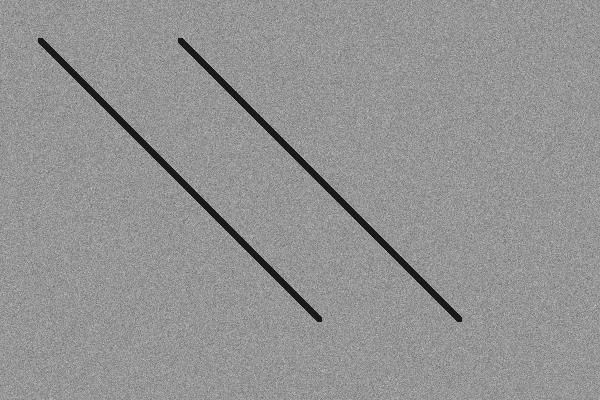
#> input picture original/apptest_jpg.tif, 600 x 400 px, given in place of 260708_316_H_b2_front_CBS_002.tif, which was not available
$ python generate_scientific_diagram.py
#> lines starting #> are read from the running program, lines starting #| are printed output that depends on the picture; pictures that were not available may be replaced by others from this repository, and a replacement may not be noted
### code/pipeline_stages.py
"""
Shared computation: run one image through every stage of the crack-detection
pipeline (using the real detect_cracks() internals) and hand back every
intermediate array. Both diagram generators (the vertical walkthrough and the
paper-style methodology figure) import this so they can never drift out of
sync with each other or with the real pipeline.
"""
import os

import numpy as np
import pandas as pd
import tifffile
from PIL import Image

from detect_cracks import (
    load_as_uint8, find_field_of_view, flatten_background, segment_dark_regions,
    clean_mask, compute_vesselness, extract_candidates, classify_with_model,
    merge_large_cracks,
)

ROOT = os.path.dirname(os.path.dirname(os.path.abspath(__file__)))
ORIGINAL_DIR = os.path.join(ROOT, "original")
RESULTS_DIR = os.path.join(ROOT, "results")
MODEL_PATH = os.path.join(ROOT, "models", "crack_classifier.joblib")
LEDGER_PATH = os.path.join(ROOT, "manual_corrections_ledger.csv")


# [38 lines left out: functions load_hard_overrides, detail_window, make_overlay_rgb, not called in this run]


def compute_pipeline_stages(image_name, half_w=800, half_h=300):
    """Run the full pipeline on one image, returning every intermediate stage."""
    image_path = os.path.join(ORIGINAL_DIR, f"{image_name}.tif")

    raw16 = tifffile.imread(image_path)
    if raw16.ndim == 3:
        raw16 = raw16[..., 0]
    raw_display = load_as_uint8(image_path, low_pct=0.5, high_pct=99.9)

    img8_full = load_as_uint8(image_path, low_pct=1.0, high_pct=99.5)

    x0, y0, x1, y1 = find_field_of_view(img8_full)
    img8 = img8_full[y0:y1, x0:x1]
    was_cropped = (x0, y0, x1, y1) != (0, 0, img8_full.shape[1], img8_full.shape[0])

    flat = flatten_background(img8, sigma=40)
    dark_mask = segment_dark_regions(flat, denoise_sigma=1.0, img8=img8, absolute_dark_thresh=10)
    clean = clean_mask(dark_mask, open_radius=1, close_radius=3, min_area_px=13)
    vesselness = compute_vesselness(flat, sigma_min=1, sigma_max=6)
    labeled, df = extract_candidates(clean, flat, vesselness, min_area_px=40)
    n_candidates = len(df)

    # proba_threshold omitted deliberately: the model bundle carries the
    # threshold it was calibrated at, and pinning 0.5 here would override it.
    df = classify_with_model(df, MODEL_PATH, force_keep_area=50000)
    overrides = load_hard_overrides(image_name)
    if overrides:
        for label, is_crack in overrides.items():
            m = df["Label"] == label
            if m.any():
                df.loc[m, "IsCrack"] = is_crack
    df_pre_merge = df.copy()
    n_kept_pre_merge = int(df["IsCrack"].sum())

    df_final, bridge_mask = merge_large_cracks(labeled, df, flat, min_area_px=1000, max_gap_px=80)
    df_final = df_final.sort_values("Area", ascending=False).reset_index(drop=True)
    n_kept_final = int(df_final["IsCrack"].sum())

    final_bw = tifffile.imread(os.path.join(RESULTS_DIR, f"{image_name}_cracks_bw.tif"))
    final_overlay = np.array(
        Image.open(os.path.join(RESULTS_DIR, f"{image_name}_cracks_overlay.png")).convert("RGB")
    )

    kept_main = df_final[df_final["IsCrack"]].sort_values("Area", ascending=False)
    cx, cy = float(kept_main.iloc[0]["X"]), float(kept_main.iloc[0]["Y"])
    h, w = img8.shape
    dwin = detail_window(cx, cy, w, h, half_w=half_w, half_h=half_h)
    dx0, dy0, dx1, dy1 = dwin

    def dcrop(arr2d):
        return arr2d[dy0:dy1, dx0:dx1]

    oh, ow = final_overlay.shape[:2]
    sx, sy = ow / w, oh / h
    ox0, oy0_, ox1, oy1_ = int(dx0 * sx), int(dy0 * sy), int(dx1 * sx), int(dy1 * sy)
    final_overlay_crop = final_overlay[oy0_:oy1_, ox0:ox1]

    bridge_crop = bridge_mask[dy0:dy1, dx0:dx1] if bridge_mask is not None else None
    labeled_crop = labeled[dy0:dy1, dx0:dx1]
    img8_crop = dcrop(img8)
    overlay_pre_merge_crop = make_overlay_rgb(img8_crop, labeled_crop, df_pre_merge, bridge=None, crop_box=None)
    overlay_post_merge_crop = make_overlay_rgb(img8_crop, labeled_crop, df_final, bridge=bridge_crop, crop_box=None)

    from skimage.color import label2rgb
    label_rgb_crop = label2rgb(labeled_crop, image=dcrop(flat), bg_label=0, alpha=0.45, bg_color=None)

    return {
        "image_name": image_name,
        "raw16": raw16,
        "raw_display": raw_display,
        "img8_full": img8_full,
        "crop_box": (x0, y0, x1, y1),
        "was_cropped": was_cropped,
        "img8": img8,
        "img8_crop": img8_crop,
        "flat": flat,
        "flat_crop": dcrop(flat),
        "dark_mask_crop": dcrop(dark_mask),
        "clean_crop": dcrop(clean),
        "vesselness_crop": dcrop(vesselness),
        "labeled_crop": labeled_crop,
        "label_rgb_crop": label_rgb_crop,
        "overlay_pre_merge_crop": overlay_pre_merge_crop,
        "overlay_post_merge_crop": overlay_post_merge_crop,
        "final_bw_crop": dcrop(final_bw),
        "final_overlay_crop": final_overlay_crop,
        "detail_window": dwin,
        "n_candidates": n_candidates,
        "n_kept_pre_merge": n_kept_pre_merge,
        "n_kept_final": n_kept_final,
        "n_merge_bridges": int(bridge_mask.any()) if bridge_mask is not None else 0,
    }

### code/detect_cracks.py
"""
Automatic crack detection for SEM/TXM micrographs, with ML-based
artifact rejection.

Pipeline
--------
1. Load the (often 16-bit) grayscale micrograph and rescale it to 8-bit
   using a percentile stretch.
2. Flatten uneven illumination with a large-kernel background subtraction.
3. Segment "dark" pixels with Otsu thresholding on the flattened image,
   then clean with morphology. This stage is deliberately permissive
   (high recall) -- it will catch real cracks AND artifacts (pores,
   inclusions, grain-boundary pits).
4. Compute a Frangi "vesselness" map on the flattened image. This is a
   Hessian-eigenvalue-based ridge filter (the same math used to segment
   blood vessels in medical imaging): it responds strongly to thin,
   continuous, curvilinear structures like cracks, and weakly to round
   blobs like pores -- exactly the discrimination we need.
5. For every candidate region from step 3, compute a feature vector
   (elongation, solidity, eccentricity, extent, mean darkness, mean
   vesselness response, ...).
6. Classify each candidate as crack vs. artifact using one of:
     - "auto"  (default): unsupervised Gaussian-mixture clustering on the
       standardized features, with the more "crack-like" cluster
       (higher elongation/vesselness, lower solidity) auto-selected.
       No manual labeling needed.
     - "train": fit a RandomForestClassifier from a CSV where you've
       manually corrected the IsCrack column of a previous run, and
       save the model so it can be reused on the rest of your image
       series (see --model).
     - "apply": load a previously trained model and use it directly --
       no re-fitting, fully deterministic, good for batch-processing
       many images consistently.
7. Write a pure black-and-white image (crack = black, background =
   white) using only the *kept* regions, a QC overlay (kept regions in
   red & numbered, rejected candidates in cyan), and a CSV with every
   candidate's features + classification, so you can review / correct
   it and feed it back into --mode train.

Usage
-----
    python3 detect_cracks.py INPUT.tif                       # auto mode
    python3 detect_cracks.py INPUT.tif --mode train \\
        --train-labels reviewed_candidates.csv --model crack_clf.joblib
    python3 detect_cracks.py INPUT2.tif --mode apply --model crack_clf.joblib

Run with -h for all options.
"""

import argparse
import math
import os
import sys

import numpy as np
import pandas as pd
import tifffile
import cv2
from scipy import ndimage as ndi
from scipy.spatial import cKDTree
from scipy.sparse import lil_matrix
from scipy.sparse.csgraph import minimum_spanning_tree
from skimage import exposure, filters, measure, morphology
from skimage.graph import route_through_array
import matplotlib

matplotlib.use("Agg")
import matplotlib.pyplot as plt
import matplotlib.patheffects as pe
from PIL import Image, ImageDraw

FEATURE_COLUMNS = [
    "LogArea",
    "Elongation",
    "Solidity",
    "Eccentricity",
    "Extent",
    "Circularity",
    "MeanDarkness",
    "MeanVesselness",
]


# [9 lines left out: function get_unique_filename, not called in this run]


def load_as_uint8(image_path, low_pct=1.0, high_pct=99.5):
    img = tifffile.imread(image_path)
    if img.ndim == 3:
        img = img[..., 0]
    lo, hi = np.percentile(img, [low_pct, high_pct])
    img8 = exposure.rescale_intensity(
        img.astype(np.float32), in_range=(lo, hi), out_range=(0, 255)
    ).astype(np.uint8)
    return img8


def _detect_databar_top(img8, search_frac=0.25, window=10, std_ratio=0.4, mean_ratio=0.85):
    """
    Some SEM exports (e.g. the raw instrument captures in this dataset) have
    an info bar burned in at the bottom (scale bar, detector, voltage, ...).
    Returns the first row of that bar, or h if there is none.

    Two independent signals, and the higher (earlier) one wins, because either
    alone leaves real bars in the frame.

    1. STATISTICAL. A databar background is close to solid, so both the row-wise
       mean brightness AND the row-wise standard deviation drop sharply at the
       transition. Comparing each row against the max over the preceding `window`
       rows keeps this stable against ordinary row-to-row noise. (An earlier
       version looked for a spike in horizontal gradient energy instead, which
       assumed the specimen surface is smooth -- false on busy, high-contrast
       captures where grain texture has edge energy as high as the bar.)

    2. GEOMETRIC. The panel is a RECTANGLE, so its top edge changes brightness
       across essentially the whole width at a single row -- unlike a jagged
       specimen boundary or a dark void, which change locally.

    Signal 1 alone missed five captures here (MAR_Amb_Cast_CBS_0002/0005,
    MAR_Amb_Cast_ETD_0002/0005, MAR_Amb_HIP_CBS_0003): their panel is a flat
    MID-GREY, not dark enough for mean_ratio to trip, so 240 rows of bar stayed in
    frame and the model detected the bar's own text as cracks -- 243,405 red pixels
    on one of them. Signal 2 catches all five. Measured across all 62 images, the
    60% width threshold moves the crop on exactly those five and nothing else.
    """
    h, w = img8.shape
    search_start = int(h * (1 - search_frac))
    rows = img8[search_start:].astype(np.float32)
    if rows.shape[0] < window + 5:
        return h

    bar_top_stat = h
    row_means = rows.mean(axis=1)
    row_stds = rows.std(axis=1)
    for i in range(window, len(row_means)):
        baseline_std = row_stds[i - window:i].max()
        baseline_mean = row_means[i - window:i].max()
        if (baseline_std > 3 and row_stds[i] < baseline_std * std_ratio
                and row_means[i] < baseline_mean * mean_ratio):
            bar_top_stat = search_start + i
            break

    bar_top_edge = h
    best_frac, best_row = 0.0, None
    for i in range(1, rows.shape[0]):
        frac = float((np.abs(rows[i] - rows[i - 1]) > 10).mean())
        if frac > best_frac:
            best_frac, best_row = frac, search_start + i
    # >=20 rows below it, so a near-bottom noise spike cannot masquerade as a panel
    if best_frac >= 0.60 and best_row is not None and h - best_row >= 20:
        bar_top_edge = best_row

    return min(bar_top_stat, bar_top_edge)


def find_field_of_view(img8, bright_thresh=12, shrink_frac=0.16, min_keep_frac=0.2):
    """
    Auto-detect the usable sample area, excluding any burned-in info bar and
    any circular aperture vignette (dark corners around a round field of
    view) -- both are common in raw SEM exports and would otherwise be
    misread as one giant 'crack' by the darkness threshold. Images that are
    already tightly cropped (no bar, no vignette) pass through unchanged.
    Returns (x0, y0, x1, y1).
    """
    h, w = img8.shape
    bar_top = _detect_databar_top(img8)
    workspace = img8[:bar_top].astype(np.float32)
    row_ok = np.where(workspace.mean(axis=1) > bright_thresh)[0]
    col_ok = np.where(workspace.mean(axis=0) > bright_thresh)[0]
    if len(row_ok) == 0 or len(col_ok) == 0:
        return 0, 0, w, bar_top

    y0, y1 = int(row_ok.min()), int(row_ok.max())
    x0, x1 = int(col_ok.min()), int(col_ok.max())
    fills_workspace = (x1 - x0) > 0.97 * w and (y1 - y0) > 0.97 * bar_top

    # A genuine circular aperture vignette darkens all FOUR corners
    # symmetrically (that's what "round field of view" means). A large but
    # ordinary dark REGION -- a sample edge, a void, a low-signal patch near
    # one side -- can just as easily pull the row/col brightness bounding
    # box in from one or two sides without being vignetting at all. Checked
    # directly on this dataset: of the images that failed the fills_workspace
    # check, none had all four corners dark in a way consistent with a round
    # cutoff (usually only one or two corners, or a band along one edge) --
    # confirmed by looking at actual corner brightness, not inferred. Require
    # that signature explicitly before committing to the inscribed-square
    # crop; otherwise this dataset's real dark regions get mistaken for
    # vignetting and lose 50-70% of a perfectly good frame.
    corner_size = max(20, int(0.03 * min(w, bar_top)))
    corners = [
        workspace[:corner_size, :corner_size].mean(),
        workspace[:corner_size, -corner_size:].mean(),
        workspace[-corner_size:, :corner_size].mean(),
        workspace[-corner_size:, -corner_size:].mean(),
    ]
    looks_like_round_vignette = all(c < bright_thresh for c in corners)

    if fills_workspace or not looks_like_round_vignette:
        # No vignette (or not the round kind this crop assumes) -- exclude
        # only the databar, keep the rest of the frame as-is.
        x0, y0, x1, y1 = 0, 0, w, bar_top
    else:
        # Treat the bright blob as a circle (its bounding box can be
        # asymmetric if the bar clipped one side) and crop to the largest
        # square inscribed in that circle. A per-axis shrink can still leave
        # a corner poking into the vignette when the box isn't square (e.g.
        # the bar ate into the height but not the width); an inscribed
        # square is geometrically guaranteed to clear every corner.
        cy, cx = (y0 + y1) / 2, (x0 + x1) / 2
        radius = max(y1 - y0, x1 - x0) / 2
        half_side = radius / math.sqrt(2) * (1 - shrink_frac)
        y0, y1 = int(cy - half_side), int(cy + half_side)
        x0, x1 = int(cx - half_side), int(cx + half_side)
        y0, x0 = max(y0, 0), max(x0, 0)
        y1, x1 = min(y1, bar_top), min(x1, w)

    if (x1 - x0) * (y1 - y0) < min_keep_frac * w * h:
        return 0, 0, w, bar_top  # detection looked wrong -- fall back safely
    return x0, y0, x1, y1


def flatten_background(img8, sigma=40, low_pct=0.5, high_pct=99.5):
    """
    Subtract a heavily blurred copy to remove slow illumination drift, then
    rescale to 8-bit using a PERCENTILE stretch rather than raw min/max.
    Min/max is fragile here: a handful of outlier pixels (a hot pixel, dust,
    or the crack itself sitting at 0) can dominate the range and compress
    all of the real background texture into a narrow band, which then
    breaks Otsu thresholding downstream (seen on low-contrast ETD captures).
    """
    background = filters.gaussian(img8, sigma=sigma, preserve_range=True)
    flat = img8.astype(np.float32) - background
    lo, hi = np.percentile(flat, [low_pct, high_pct])
    if hi <= lo:
        lo, hi = flat.min(), flat.max()
    flat = exposure.rescale_intensity(flat, in_range=(lo, hi), out_range=(0, 255)).astype(np.uint8)
    return flat


def segment_dark_regions(flat, denoise_sigma=1.0, mad_k=5.0, img8=None, absolute_dark_thresh=10):
    """
    Otsu assumes a roughly bimodal histogram (background vs. crack). That
    holds for high-contrast captures, but low-contrast/noisy images (seen on
    this dataset's ETD captures) have an essentially unimodal histogram --
    Otsu still forces a split, often near the median, flagging >50% of the
    image as "dark" and blowing up downstream. A robust median/MAD outlier
    threshold doesn't assume bimodality; taking whichever of the two
    thresholds is lower keeps Otsu's better localization on well-behaved
    images while capping the damage when it misfires.

    This RELATIVE (flattened-image) threshold has its own blind spot: a wide
    open crack/void, once background-flattening subtracts out its own
    surroundings, gets rescaled to a near-neutral value (measured: pixels
    that are genuinely pitch-black, raw value 0-4, land at ~122 out of 255
    after flattening -- indistinguishable from generic mid-gray background).
    Flattening is a high-pass filter; a void wider than the flattening blur
    radius (sigma=40, ~effective 120-160px) IS a low-frequency feature and
    gets removed along with the lighting drift it was meant to target. Thin
    cracks survive fine since they're far smaller than that blur radius.

    The fix is an OR with an ABSOLUTE darkness test on the un-flattened,
    percentile-stretched image (img8): true voids are unambiguously near-0
    there regardless of how wide they are, so this catches what the relative
    test structurally cannot, without needing the relative test to change.
    """
    smooth = filters.gaussian(flat, sigma=denoise_sigma, preserve_range=True)
    otsu_thresh = filters.threshold_otsu(smooth)
    median = np.median(smooth)
    mad = np.median(np.abs(smooth - median))
    robust_thresh = median - mad_k * mad * 1.4826
    thresh = min(otsu_thresh, robust_thresh)
    relative_mask = smooth < thresh
    if img8 is None:
        return relative_mask
    absolute_mask = img8 < absolute_dark_thresh
    return relative_mask | absolute_mask


def clean_mask(mask, open_radius=1, close_radius=3, min_area_px=15):
    mask = morphology.remove_small_objects(mask, max_size=min_area_px)
    mask = morphology.opening(mask, morphology.disk(open_radius))
    mask = morphology.closing(mask, morphology.disk(close_radius))
    mask = ndi.binary_fill_holes(mask)
    return mask


# [862 lines left out: functions compute_vesselness, exclude_border_background, extract_candidates, region_features_from_labeled, classify_auto, off_specimen_mask and 11 more, not called in this run]


# [5 lines that do not run on import are left out]

### code/generate_scientific_diagram.py
"""
A hand-authored SVG scientific graphical-abstract figure for the crack-
detection pipeline: real gradients, real blurred drop shadows, a two-row
serpentine layout (the layout most Cell/Nature graphical abstracts use),
line-style icons, and an actual journal-style figure caption underneath --
built directly in SVG rather than matplotlib so coordinates are natively
isotropic (no aspect-ratio correction hacks) and shadows/gradients are real
rather than faked with stacked patches.

Requires the `rsvg-convert` CLI (already present on this machine) to
rasterize the final PNG; the SVG itself is also kept as a deliverable since
it's fully vector (infinitely scalable, editable in Illustrator/Inkscape).

Usage
-----
    python3 generate_scientific_diagram.py [image_name_without_extension]
"""
import base64
import io
import os
import subprocess
import sys
import textwrap

import numpy as np
from PIL import Image
import matplotlib
try:
    from matplotlib import colormaps as _colormaps
    def get_cmap(name):
        return _colormaps[name]
except ImportError:
    import matplotlib.cm as cm
    def get_cmap(name):
        return cm.get_cmap(name)

from pipeline_stages import compute_pipeline_stages, ROOT, RESULTS_DIR

OUT_DIR = os.path.join(ROOT, "pipeline_diagram")
os.makedirs(OUT_DIR, exist_ok=True)
IMAGE_NAME = sys.argv[1] if len(sys.argv) > 1 else "260708_316_H_b2_front_CBS_002"

# Cool -> warm progression, a refined "sunset" palette (raw data to finished result)
STAGE_COLORS = ["#264653", "#2A9D8F", "#5E9C6C", "#E9B44C", "#F0954A", "#E76F51"]
DOC_COLOR = "#A9812F"
INK = "#1B242C"
SUBTEXT = "#5B6B76"


# [99 lines left out: functions to_data_uri, icon_svg, doc_glyph_svg, not called in this run]


def esc(t):
    return t.replace("&", "&amp;").replace("<", "&lt;").replace(">", "&gt;")


# [7 lines left out: function wrap_tspans, not called in this run]


class SVG:
    # [23 lines left out: functions __init__, add_gradient, add_shadow_filter, add_arrowhead, not called in this run]

    def raw(self, s):
        self.body.append(s)

    # [10 lines left out: functions render, rounded_rect, not called in this run]


def main():
    print(f"Building scientific SVG diagram for {IMAGE_NAME} ...")
    s = compute_pipeline_stages(IMAGE_NAME, half_w=520, half_h=430)
#> in compute_pipeline_stages, raw16 is the input picture: shape (400, 600); min 0, max 214, mean 146.9
#> in load_as_uint8, `lo, hi = np.percentile(img, [low_pct, high_pct])`: lo = 19; hi = 189
#> in load_as_uint8, `img8 = exposure.rescale_intensity( img.astype(np.float32), in_range=(l..`:
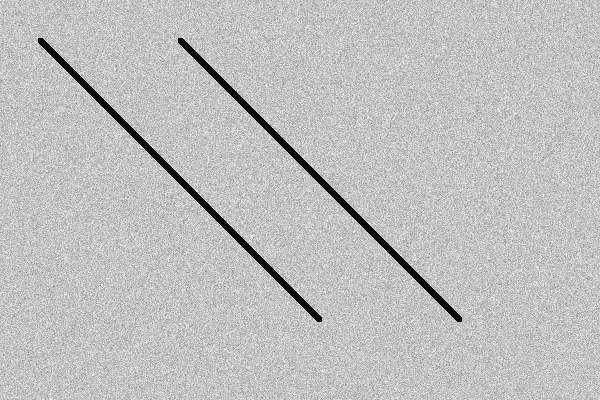
#> img8: shape (400, 600); min 0, max 255, mean 191.6
#> in _detect_databar_top, `rows = img8[search_start:].astype(np.float32)`:
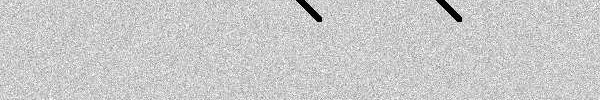
#> rows: shape (100, 600) float32; min 0, max 255, mean 202
#> in _detect_databar_top, `row_means = rows.mean(axis=1)`: row_means = 100 values, max 205.5 at index 59, min 195.9 at index 14, mean 202
#> in _detect_databar_top, `row_stds = rows.std(axis=1)`: row_stds = 100 values, max 39.87 at index 12, min 17.74 at index 64, mean 23.75
#> the loop in _detect_databar_top, `for i in range(window, len(row_means)):` made 90 passes
#> (baseline_std, baseline_mean) on passes 1 to 8: (39.83, 199.5), (39.83, 199.5), (39.83, 199.5), (39.87, 199.5), (39.87, 199.5), (39.87, 199.5), (39.87, 199.5), (39.87, 199.5)
#> the loop in _detect_databar_top, `for i in range(1, rows.shape[0]):` made 99 passes
#> (frac, best_frac) on passes 1, 2, 3, 4, 12: (0.652, 0.652), (0.658, 0.658), (0.667, 0.667), (0.725, 0.725), (0.747, 0.747)
#> after the loop in _detect_databar_top, `for i in range(1, rows.shape[0]):`: best_frac = 0.747; best_row = 312
#> in find_field_of_view, `workspace = img8[:bar_top].astype(np.float32)`:
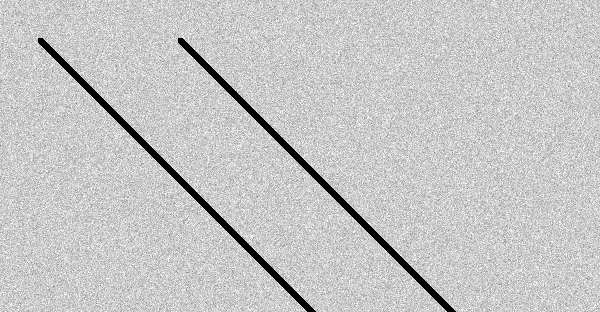
#> workspace: shape (312, 600) float32; min 0, max 255, mean 198.2
#> in find_field_of_view, `row_ok = np.where(workspace.mean(axis=1) > bright_thresh)[0]`: row_ok = 312 values from 0 to 311
#> in find_field_of_view, `col_ok = np.where(workspace.mean(axis=0) > bright_thresh)[0]`: col_ok = 600 values from 0 to 599
#> (the rest of the program and of its run is left out)
